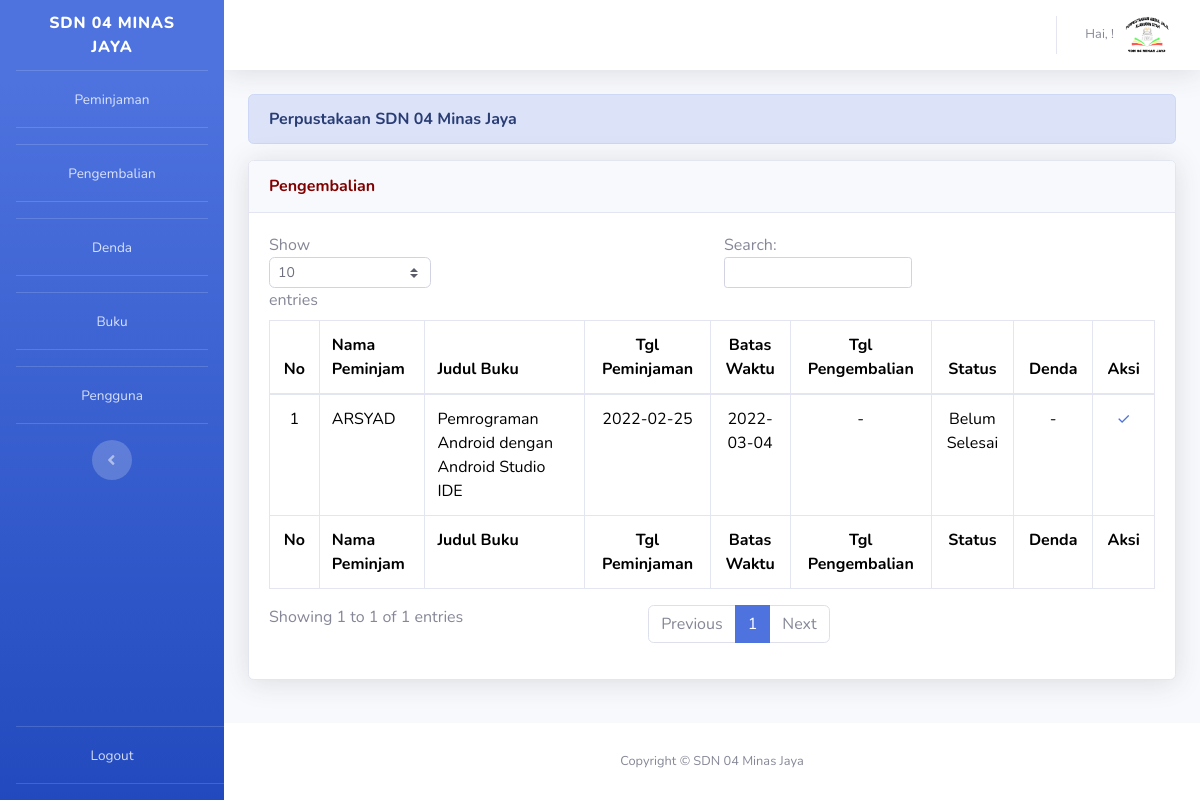
The app's page /index.php/admin/pengembalian with its own data.
### tables this page shows
CREATE TABLE `peminjaman` (
  `id_peminjaman` int(100) NOT NULL,
  `id_pengunjung` int(100) NOT NULL,
  `id_admin` int(100) NOT NULL,
  `id_buku` varchar(100) NOT NULL,
  `status` tinyint(1) NOT NULL,
  `tgl_peminjaman` date NOT NULL,
  `batas_waktu` date NOT NULL,
  `tgl_pengembalian` date DEFAULT NULL
);

CREATE TABLE `pengguna` (
  `id_pengguna` int(11) NOT NULL,
  `nama` varchar(255) NOT NULL,
  `username` varchar(50) NOT NULL,
  `password` varchar(50) NOT NULL,
  `tipe_user` int(1) NOT NULL,
  `id_kelas` varchar(5) NOT NULL
);

CREATE TABLE `buku` (
  `id_buku` varchar(100) NOT NULL,
  `penerbit` varchar(100) NOT NULL,
  `thn_terbit` year(4) DEFAULT NULL,
  `judul` varchar(255) NOT NULL,
  `pengarang` varchar(255) NOT NULL,
  `tersedia` int(50) NOT NULL DEFAULT 1
);

### application/controllers/Admin.php (called while the page is built, shortened)
<?php
class Admin extends CI_Controller
{
	public function pengembalian()
	{
		$peminjaman = $this->db->query("SELECT peminjaman.id_peminjaman, pengguna.nama, buku.judul, peminjaman.tgl_peminjaman, peminjaman.tgl_pengembalian, peminjaman.status, peminjaman.batas_waktu
        FROM pengguna, buku, peminjaman
        WHERE peminjaman.id_pengunjung = pengguna.id_pengguna AND peminjaman.id_buku = buku.id_buku
		")->result();
		$rekapan_peminjaman = json_decode(json_encode($peminjaman), True);
		$data['pengembalian'] = $rekapan_peminjaman;
		$this->load->view('template/header');
		$this->load->view('admin/tabel_pengembalian', $data);
		$this->load->view('template/footer');
	}
}

### index.php (called while the page is built, shortened)
<?php
require_once BASEPATH.'core/CodeIgniter.php';

### application/views/admin/tabel_pengembalian.php (the view, shortened to what this page needs)
  <div class="container-fluid">
<div class="alert alert-primary" role="alert" small-text>
<strong>Perpustakaan SDN 04 Minas Jaya</strong>
</div>
<div class="card shadow mb-4">
  <div class="card-header py-3">
	<h6 style="color: maroon;" class="m-0 font-weight-bold">Pengembalian</h6>
  </div>
  <div class="card-body">
	<div class="table-responsive">
	  <table class="table table-bordered" style="color: black;" id="dataTable" width="100%" cellspacing="0">
	  	<thead>
		  <tr>
		 	<th class="text-center">No</th>
		 	<th>Nama Peminjam</th>
			<th>Judul Buku</th>
			<th class="text-center">Tgl Peminjaman</th>
			<th class="text-center">Batas Waktu</th>
			<th class="text-center">Tgl Pengembalian</th>
			<th class="text-center">Status</th>
			<th class="text-center">Denda</th>
			<th class="text-center">Aksi</th>
		  </tr>
		</thead>
		<tfoot>
		<tr>
			<th class="text-center">No</th>
			<th>Nama Peminjam</th>
			<th>Judul Buku</th>
			<th class="text-center">Tgl Peminjaman</th>
			<th class="text-center">Batas Waktu</th>
			<th class="text-center">Tgl Pengembalian</th>
			<th class="text-center">Status</th>
			<th class="text-center">Denda</th>
			<th class="text-center">Aksi</th>
		  </tr>
		</tfoot>
		<tbody>
			<?php $a=1; foreach($pengembalian as $row) : ?>
			<tr>
				<td class="text-center"><?= $a; ?></td>
				<td><?= $row['nama']; ?></td>
				<td><?= $row['judul']; ?></td>
				<td class="text-center"><?= $row['tgl_peminjaman']; ?></td>
				<td class="text-center"><?= $row['batas_waktu']; ?></td>
				<?php if($row['tgl_pengembalian'] == NULL) : ?>
						<td class="text-center">-</td>
					<?php endif; ?>
				<?php if($row['status'] == 0) : ?>
						<td class="text-center">Belum Selesai</td>
					<?php endif; ?>
				<td class="text-center">
				<?php
					$x     =    0;
					if($x==0){
						$selisih = $x;
					}else{
						$selisih = $x-1;
					}
					if($row['status'] == 0){
						if($selisih!=0){
							$nilai_denda = "Rp." .$selisih * 1000;
							echo "<h6 class='text-danger'> $nilai_denda </h6>" ;
						}else{
							echo "-";
						}
					}else{
						echo "-";
					}
					?>
				</td>
				<td class="text-center">
					<?php if($row['status'] == 0) : ?>
					<a onclick="return confirm('Update data ini?')" href="<?= base_url('admin/updatepengembalian'); ?>?status=<?= $row['status']; ?>&id=
					<?= $row['id_peminjaman']; ?>&denda=<?= $selisih*1000; ?>
					">&#10003;</a>
					<?php endif; ?>
				</td>
			</tr>
			<?php $a++; endforeach; ?>
		</tbody>
	  </table>
	</div>
  </div>
</div>
</div>

### records on screen
peminjaman: id_pengunjung.nama "ARSYAD", id_buku.judul "Pemrograman Android dengan Android Studio IDE", tgl_peminjaman "2022-02-25", batas_waktu "2022-03-04", status "Belum Selesai"
